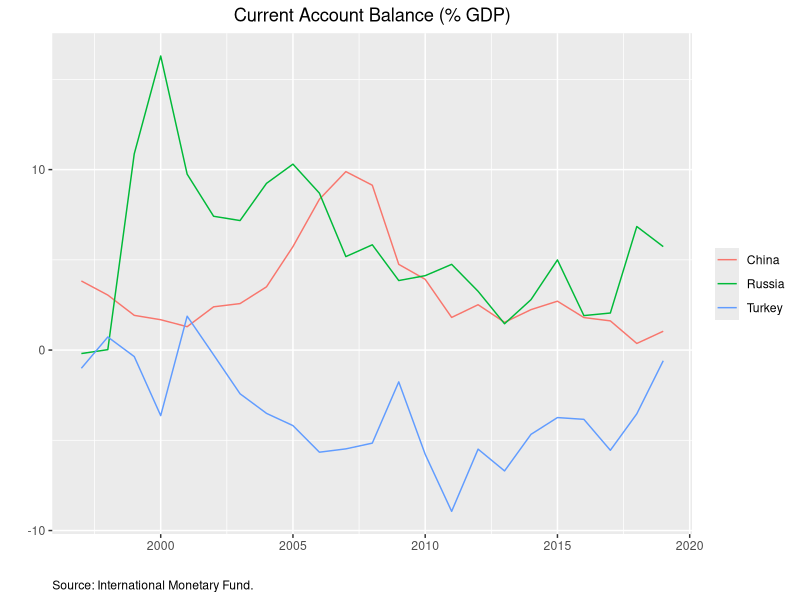

Recreate this plot in R.
## ---- chunk 1
knitr::opts_chunk$set(echo = FALSE)
## ---- chunk 2
library(ggplot2)
library(reshape2)

bop <- read.csv("bop.csv", sep = ",", header = T)

bop <- melt(bop, id = c("year"))

ggplot(bop) + geom_line(aes(x = year, y = value, color = variable)) +
  labs(title = "Current Account Balance (% GDP)", caption = "Source: International Monetary Fund.") +
  xlab("") + ylab("") +
  theme(plot.title = element_text(hjust = 0.5), plot.caption = element_text(hjust = 0.0),
        legend.title = element_blank())

